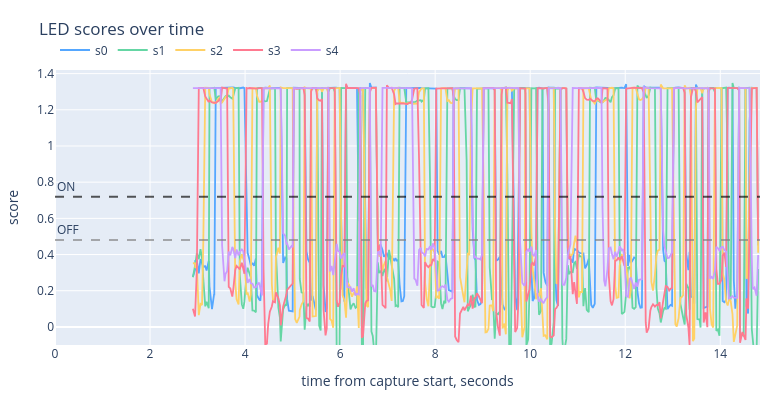

Write notebook code for a chart like this one.
### Markdown cell above
## LED Scores

One compact interactive Plotly chart with only LED score curves. Use the legend to enable/disable individual LEDs.

### Code cell
ON_THRESHOLD = 0.72
OFF_THRESHOLD = 0.48
SCORE_Y_RANGE = [-0.10, 1.42]
LED_COLORS = ["#55A7FF", "#65D6A4", "#FFD166", "#FF7A90", "#C99CFF"]

plot_df = df.copy()
for col in score_cols:
    plot_df.loc[plot_df["detected"] == 0, col] = pd.NA

fig = go.Figure()
for col, color in zip(score_cols, LED_COLORS):
    fig.add_trace(
        go.Scatter(
            x=plot_df["t_sec"],
            y=plot_df[col],
            mode="lines",
            name=col,
            line=dict(width=1.8, color=color),
            connectgaps=False,
            hovertemplate=f"{col}: %{{y:.4f}}<br>t=%{{x:.3f}}s<extra></extra>",
        )
    )

fig.add_hline(y=ON_THRESHOLD, line_dash="dash", line_color="black", opacity=0.65, annotation_text="ON", annotation_position="top left")
fig.add_hline(y=OFF_THRESHOLD, line_dash="dash", line_color="gray", opacity=0.65, annotation_text="OFF", annotation_position="top left")

fig.update_layout(
    title="LED scores over time",
    xaxis_title="time from capture start, seconds",
    yaxis_title="score",
    width=780,
    height=400,
    yaxis=dict(range=SCORE_Y_RANGE),
    hovermode="x unified",
    legend=dict(orientation="h", yanchor="bottom", y=1.02, xanchor="left", x=0),
    margin=dict(l=55, r=20, t=70, b=55),
)
fig.show()

### Figure 1 — Plotly figure (JSON) as saved in the notebook; plotly's stock layout.template omitted (floating-point values rounded to 4 significant figures; data arrays with more than 128 entries replaced by an {"elided": "..."} marker saying what was removed)
{"data": [{"connectgaps": false, "hovertemplate": "s0: %{y:.4f}<br>t=%{x:.3f}s<extra></extra>", "line": {"color": "#55A7FF", "width": 1.8}, "mode": "lines", "name": "s0", "type": "scatter", "x": {"elided": "447 float values"}, "y": {"elided": "447 float values"}}, {"connectgaps": false, "hovertemplate": "s1: %{y:.4f}<br>t=%{x:.3f}s<extra></extra>", "line": {"color": "#65D6A4", "width": 1.8}, "mode": "lines", "name": "s1", "type": "scatter", "x": {"elided": "447 float values"}, "y": {"elided": "447 float values"}}, {"connectgaps": false, "hovertemplate": "s2: %{y:.4f}<br>t=%{x:.3f}s<extra></extra>", "line": {"color": "#FFD166", "width": 1.8}, "mode": "lines", "name": "s2", "type": "scatter", "x": {"elided": "447 float values"}, "y": {"elided": "447 float values"}}, {"connectgaps": false, "hovertemplate": "s3: %{y:.4f}<br>t=%{x:.3f}s<extra></extra>", "line": {"color": "#FF7A90", "width": 1.8}, "mode": "lines", "name": "s3", "type": "scatter", "x": {"elided": "447 float values"}, "y": {"elided": "447 float values"}}, {"connectgaps": false, "hovertemplate": "s4: %{y:.4f}<br>t=%{x:.3f}s<extra></extra>", "line": {"color": "#C99CFF", "width": 1.8}, "mode": "lines", "name": "s4", "type": "scatter", "x": {"elided": "447 float values"}, "y": {"elided": "447 float values"}}], "layout": {"annotations": [{"showarrow": false, "text": "ON", "x": 0, "xanchor": "left", "xref": "x domain", "y": 0.72, "yanchor": "bottom", "yref": "y"}, {"showarrow": false, "text": "OFF", "x": 0, "xanchor": "left", "xref": "x domain", "y": 0.48, "yanchor": "bottom", "yref": "y"}], "height": 400, "hovermode": "x unified", "legend": {"orientation": "h", "x": 0, "xanchor": "left", "y": 1.02, "yanchor": "bottom"}, "margin": {"b": 55, "l": 55, "r": 20, "t": 70}, "shapes": [{"line": {"color": "black", "dash": "dash"}, "opacity": 0.65, "type": "line", "x0": 0, "x1": 1, "xref": "x domain", "y0": 0.72, "y1": 0.72, "yref": "y"}, {"line": {"color": "gray", "dash": "dash"}, "opacity": 0.65, "type": "line", "x0": 0, "x1": 1, "xref": "x domain", "y0": 0.48, "y1": 0.48, "yref": "y"}], "title": {"text": "LED scores over time"}, "width": 780, "xaxis": {"title": {"text": "time from capture start, seconds"}}, "yaxis": {"range": [-0.1, 1.42], "title": {"text": "score"}}}}
